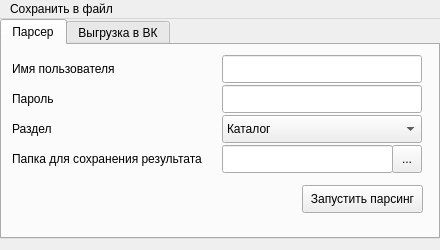
<?xml version="1.0" encoding="UTF-8"?>
<ui version="4.0">
 <author>AlexSG</author>
 <class>MainWindow</class>
 <widget class="QMainWindow" name="MainWindow">
  <property name="geometry">
   <rect>
    <x>0</x>
    <y>0</y>
    <width>440</width>
    <height>250</height>
   </rect>
  </property>
  <property name="sizePolicy">
   <sizepolicy hsizetype="Fixed" vsizetype="Fixed">
    <horstretch>0</horstretch>
    <verstretch>0</verstretch>
   </sizepolicy>
  </property>
  <property name="minimumSize">
   <size>
    <width>440</width>
    <height>250</height>
   </size>
  </property>
  <property name="maximumSize">
   <size>
    <width>440</width>
    <height>250</height>
   </size>
  </property>
  <property name="windowTitle">
   <string>Парсер сайта &quot;Маленький мир&quot;</string>
  </property>
  <property name="windowIcon">
   <iconset theme="icon.ico">
    <normaloff>../icon.ico</normaloff>../icon.ico</iconset>
  </property>
  <widget class="QWidget" name="centralwidget">
   <widget class="QTabWidget" name="tabWidget">
    <property name="geometry">
     <rect>
      <x>0</x>
      <y>0</y>
      <width>440</width>
      <height>220</height>
     </rect>
    </property>
    <property name="sizePolicy">
     <sizepolicy hsizetype="Fixed" vsizetype="Fixed">
      <horstretch>0</horstretch>
      <verstretch>0</verstretch>
     </sizepolicy>
    </property>
    <property name="minimumSize">
     <size>
      <width>440</width>
      <height>220</height>
     </size>
    </property>
    <property name="maximumSize">
     <size>
      <width>440</width>
      <height>220</height>
     </size>
    </property>
    <property name="currentIndex">
     <number>0</number>
    </property>
    <widget class="QWidget" name="tab_parser">
     <attribute name="title">
      <string>Парсер</string>
     </attribute>
     <widget class="QPushButton" name="parse_button">
      <property name="geometry">
       <rect>
        <x>300</x>
        <y>140</y>
        <width>121</width>
        <height>28</height>
       </rect>
      </property>
      <property name="text">
       <string>Запустить парсинг</string>
      </property>
     </widget>
     <widget class="QLabel" name="label">
      <property name="geometry">
       <rect>
        <x>10</x>
        <y>10</y>
        <width>200</width>
        <height>28</height>
       </rect>
      </property>
      <property name="frameShadow">
       <enum>QFrame::Plain</enum>
      </property>
      <property name="lineWidth">
       <number>1</number>
      </property>
      <property name="text">
       <string>Имя пользователя</string>
      </property>
      <property name="textFormat">
       <enum>Qt::AutoText</enum>
      </property>
      <property name="scaledContents">
       <bool>false</bool>
      </property>
     </widget>
     <widget class="QLabel" name="label_2">
      <property name="geometry">
       <rect>
        <x>10</x>
        <y>40</y>
        <width>200</width>
        <height>28</height>
       </rect>
      </property>
      <property name="text">
       <string>Пароль</string>
      </property>
     </widget>
     <widget class="QLabel" name="label_3">
      <property name="geometry">
       <rect>
        <x>10</x>
        <y>70</y>
        <width>200</width>
        <height>28</height>
       </rect>
      </property>
      <property name="text">
       <string>Раздел</string>
      </property>
     </widget>
     <widget class="QLabel" name="label_4">
      <property name="geometry">
       <rect>
        <x>10</x>
        <y>100</y>
        <width>200</width>
        <height>28</height>
       </rect>
      </property>
      <property name="text">
       <string>Папка для сохранения результата</string>
      </property>
     </widget>
     <widget class="QLineEdit" name="username_entry">
      <property name="geometry">
       <rect>
        <x>220</x>
        <y>10</y>
        <width>200</width>
        <height>28</height>
       </rect>
      </property>
     </widget>
     <widget class="QLineEdit" name="password_entry">
      <property name="geometry">
       <rect>
        <x>220</x>
        <y>40</y>
        <width>200</width>
        <height>28</height>
       </rect>
      </property>
      <property name="echoMode">
       <enum>QLineEdit::Password</enum>
      </property>
     </widget>
     <widget class="QComboBox" name="section_combo">
      <property name="geometry">
       <rect>
        <x>220</x>
        <y>70</y>
        <width>200</width>
        <height>28</height>
       </rect>
      </property>
      <property name="currentText">
       <string>Каталог</string>
      </property>
      <item>
       <property name="text">
        <string extracomment="Весь каталог">Каталог</string>
       </property>
      </item>
      <item>
       <property name="text">
        <string>Предзаказ</string>
       </property>
      </item>
      <item>
       <property name="text">
        <string>Карнавал</string>
       </property>
      </item>
      <item>
       <property name="text">
        <string>Обувь</string>
       </property>
      </item>
      <item>
       <property name="text">
        <string>Распродажа</string>
       </property>
      </item>
      <item>
       <property name="text">
        <string>Трикотаж</string>
       </property>
      </item>
      <item>
       <property name="text">
        <string>Чулочно-носочные изделия</string>
       </property>
      </item>
      <item>
       <property name="text">
        <string>Шапки</string>
       </property>
      </item>
      <item>
       <property name="text">
        <string>Школа</string>
       </property>
      </item>
     </widget>
     <widget class="QLineEdit" name="output_dir_entry">
      <property name="geometry">
       <rect>
        <x>220</x>
        <y>100</y>
        <width>171</width>
        <height>28</height>
       </rect>
      </property>
     </widget>
     <widget class="QToolButton" name="open_file_button">
      <property name="geometry">
       <rect>
        <x>390</x>
        <y>100</y>
        <width>30</width>
        <height>28</height>
       </rect>
      </property>
      <property name="text">
       <string>...</string>
      </property>
     </widget>
    </widget>
    <widget class="QWidget" name="tab_vk_upload">
     <attribute name="title">
      <string>Выгрузка в ВК</string>
     </attribute>
     <widget class="QPushButton" name="vk_upload_button">
      <property name="geometry">
       <rect>
        <x>300</x>
        <y>140</y>
        <width>121</width>
        <height>41</height>
       </rect>
      </property>
      <property name="text">
       <string>Выгрузить в ВК</string>
      </property>
     </widget>
     <widget class="QLabel" name="label_6">
      <property name="geometry">
       <rect>
        <x>10</x>
        <y>10</y>
        <width>200</width>
        <height>28</height>
       </rect>
      </property>
      <property name="text">
       <string>Логин</string>
      </property>
     </widget>
     <widget class="QLabel" name="label_7">
      <property name="geometry">
       <rect>
        <x>10</x>
        <y>40</y>
        <width>200</width>
        <height>28</height>
       </rect>
      </property>
      <property name="text">
       <string>Пароль</string>
      </property>
     </widget>
     <widget class="QLabel" name="label_8">
      <property name="geometry">
       <rect>
        <x>10</x>
        <y>70</y>
        <width>200</width>
        <height>28</height>
       </rect>
      </property>
      <property name="text">
       <string>ID группы</string>
      </property>
     </widget>
     <widget class="QLineEdit" name="vk_login_entry">
      <property name="geometry">
       <rect>
        <x>220</x>
        <y>10</y>
        <width>200</width>
        <height>28</height>
       </rect>
      </property>
     </widget>
     <widget class="QLineEdit" name="vk_password_entry">
      <property name="geometry">
       <rect>
        <x>220</x>
        <y>40</y>
        <width>200</width>
        <height>28</height>
       </rect>
      </property>
      <property name="inputMethodHints">
       <set>Qt::ImhHiddenText|Qt::ImhNoAutoUppercase|Qt::ImhNoPredictiveText|Qt::ImhSensitiveData</set>
      </property>
      <property name="inputMask">
       <string/>
      </property>
      <property name="text">
       <string/>
      </property>
      <property name="echoMode">
       <enum>QLineEdit::Password</enum>
      </property>
     </widget>
     <widget class="QLineEdit" name="group_id_entry">
      <property name="geometry">
       <rect>
        <x>220</x>
        <y>70</y>
        <width>200</width>
        <height>28</height>
       </rect>
      </property>
     </widget>
     <widget class="QLineEdit" name="additional_value_entry">
      <property name="geometry">
       <rect>
        <x>220</x>
        <y>130</y>
        <width>71</width>
        <height>28</height>
       </rect>
      </property>
     </widget>
     <widget class="QLabel" name="label_9">
      <property name="geometry">
       <rect>
        <x>10</x>
        <y>130</y>
        <width>200</width>
        <height>28</height>
       </rect>
      </property>
      <property name="text">
       <string>Процент наценки</string>
      </property>
     </widget>
     <widget class="QLabel" name="label_5">
      <property name="geometry">
       <rect>
        <x>10</x>
        <y>100</y>
        <width>200</width>
        <height>28</height>
       </rect>
      </property>
      <property name="text">
       <string>Раздел</string>
      </property>
     </widget>
     <widget class="QComboBox" name="section_combo_vk">
      <property name="geometry">
       <rect>
        <x>220</x>
        <y>100</y>
        <width>200</width>
        <height>28</height>
       </rect>
      </property>
      <item>
       <property name="text">
        <string extracomment="Весь каталог">Каталог</string>
       </property>
      </item>
      <item>
       <property name="text">
        <string>Предзаказ</string>
       </property>
      </item>
      <item>
       <property name="text">
        <string>Карнавал</string>
       </property>
      </item>
      <item>
       <property name="text">
        <string>Обувь</string>
       </property>
      </item>
      <item>
       <property name="text">
        <string>Распродажа</string>
       </property>
      </item>
      <item>
       <property name="text">
        <string>Трикотаж</string>
       </property>
      </item>
      <item>
       <property name="text">
        <string>Чулочно-носочные изделия</string>
       </property>
      </item>
      <item>
       <property name="text">
        <string>Шапки</string>
       </property>
      </item>
      <item>
       <property name="text">
        <string>Школа</string>
       </property>
      </item>
     </widget>
    </widget>
   </widget>
  </widget>
  <widget class="QMenuBar" name="menubar">
   <property name="geometry">
    <rect>
     <x>0</x>
     <y>0</y>
     <width>440</width>
     <height>25</height>
    </rect>
   </property>
   <widget class="QMenu" name="menu">
    <property name="title">
     <string>Сохранить в файл</string>
    </property>
    <addaction name="save_as"/>
   </widget>
   <addaction name="menu"/>
  </widget>
  <action name="save_as">
   <property name="text">
    <string>Сохранить как</string>
   </property>
  </action>
 </widget>
 <resources/>
 <connections/>
</ui>
